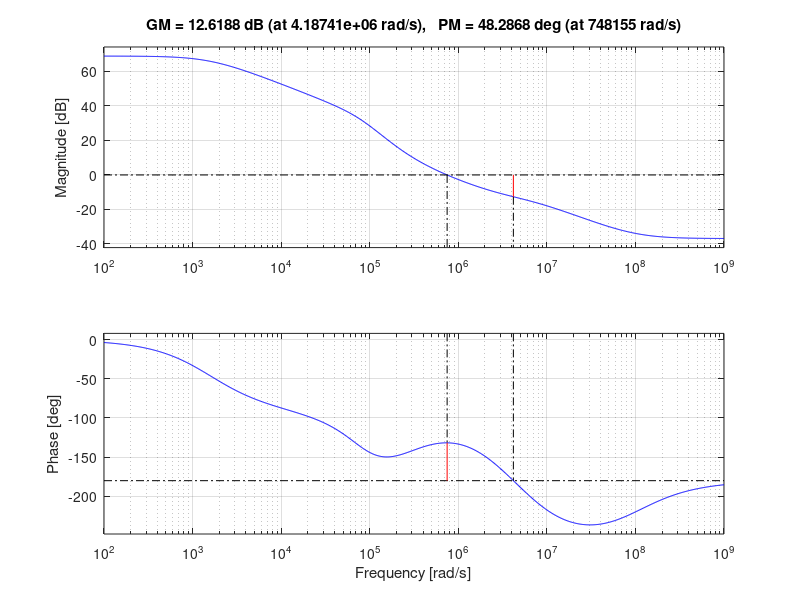

The MATLAB source for this figure:
clear; clc;

%% parameters
L = 21e-6;
Rl = 2.7;
fsw = 1e6;
C = 1000e-9;
%Rload = 1.36e3;
Isw_lim = 500e-3;

Vg = 3.6;
Vout = 10;
Iled = 20e-3;
Rs = 13;

Doff = Vg/Vout;
Don = 1 - Doff;
Leq = L/((Doff)^2);
%Vo = Vg/Doff;
Rload = Vout/Iled;
Rled = Rload-Rs;

Rc = 10e-3;
%% CCM
kc = (2*L*fsw)/Rload;
CCM_check = kc - (Don*(Doff^2));

% syms D
% Db = 1 - D;
% eqn1 = D > 0;
% eqn2 = D <= 1;
% eqn3 = D*(Db^2) > kc;
% eqns = [eqn1 eqn2 eqn3];
% 
% S = solve(eqns,D,'ReturnConditions',true);
% S.D

%% ripple calculation

Vripple = (Iled/C)*((1/fsw)-((Isw_lim + ((Vg/L)*100e-9))*L)/(Vout+0.3-Vg));

%% setting poles and zeros

%% main loop
wz_esr = 1/(Rc*C);
fz_esr = wz_esr/(2*pi);
tfz_esr = tf([(1/wz_esr) 1], 1);

wz_rhp = ((Doff^2)*Rload - Rl)/L;
fz_rhp = wz_rhp/(2*pi);
tfz_rhp = tf([(-1/wz_rhp) 1], 1);

wlc =  (sqrt(1/(L*C)))*(sqrt((Rl+((Doff^2)*Rload))/Rload));
flc = wlc/(2*pi);
Q = wlc/((Rl/L)+(1/(C*(Rload+Rc))));
tfp_lc = tf(1,[(1/(wlc^2)) (1/(wlc*Q)) 1]);


%% compensator
R1 = Rled;
R4 = R1 * 100;

fp2 = 250;
fz2 = 25e3;
fz1 = 42e3;
fp1 = 1000e3;

R2 = R4/((fz2/fp2)-1);
R3 = R1/((fp1/fz1)-1);

wp1 = fp1*(2*pi);
tfp1 = tf(1,[(1/wp1) 1]);


wp2 = fp2*(2*pi);
tfp2 = tf(1,[(1/wp2) 1]);


wz1 = fz1*(2*pi);
tfz1 = tf([(1/wz1) 1],1);
%tfz1 = 1;

wz2 = fz2*(2*pi);
tfz2 = tf([(1/wz2) 1],1);
%tfz2 = 1;

C1 = 1/(R2*wz2);
C2 = 1/(R3*wp1);

Av = Vg/(Doff^2);
Aop = R4/R1;

tf = tfp1*tfp2*tfp_lc*tfz1*tfz2*tfz_esr*tfz_rhp*Av*Aop;


w = logspace(0,8,(1e6));

tf_comp = tfp1*tfp2*tfz1*tfz2*Aop;

%subplot(2,1,1)
%margin(tf_comp)
%subplot(2,1,2)
%figure()
[GM,PM,Wcg,Wcp] = margin(tf);
Wcp/(2*pi)
PM
margin(tf)
%margin(Av*tfp_lc)